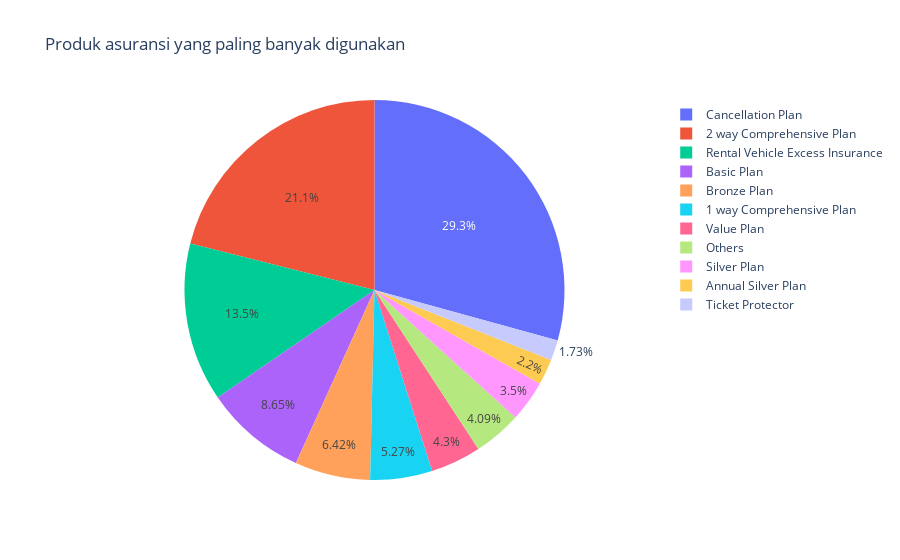

Notebook code cell kept with this figure:
### Markdown cell above
**PRODUK ASURANSI**

Dari tim data scientist ingin melakukan pengecekan dari sisi produk asuransi nya, dimana kita ingin mengecek produk manakah yang paling banyak orang gunakan untuk asuransi perjalanan ini.

### Code cell
df7 = df.groupby(by=["Product_Name"]).size().reset_index(name="counts")
df8 = df.groupby(by=["Product_Name"]).size().reset_index(name="counts")
df8['Product_Name'] = np.where(df7['counts']>500, df7['Product_Name'], 'Others')
fig = px.pie(df8, values='counts', names='Product_Name', title='Produk asuransi yang paling banyak digunakan')
fig.show()

### Figure 1 — Plotly figure (JSON) as saved in the notebook; plotly's stock layout.template omitted (floating-point values rounded to 4 significant figures)
{"data": [{"domain": {"x": [0, 1], "y": [0, 1]}, "hovertemplate": "Product_Name=%{label}<br>counts=%{value}<extra></extra>", "labels": ["1 way Comprehensive Plan", "2 way Comprehensive Plan", "Others", "Others", "Annual Silver Plan", "Others", "Others", "Others", "Basic Plan", "Bronze Plan", "Cancellation Plan", "Others", "Others", "Others", "Others", "Others", "Rental Vehicle Excess Insurance", "Silver Plan", "Others", "Others", "Others", "Others", "Ticket Protector", "Others", "Others", "Value Plan"], "legendgroup": "", "name": "", "showlegend": true, "type": "pie", "values": [2336, 9341, 172, 142, 975, 63, 34, 59, 3834, 2847, 12979, 8, 253, 237, 48, 130, 5980, 1552, 135, 47, 117, 13, 765, 353, 1, 1907]}], "layout": {"legend": {"tracegroupgap": 0}, "title": {"text": "Produk asuransi yang paling banyak digunakan"}}}
